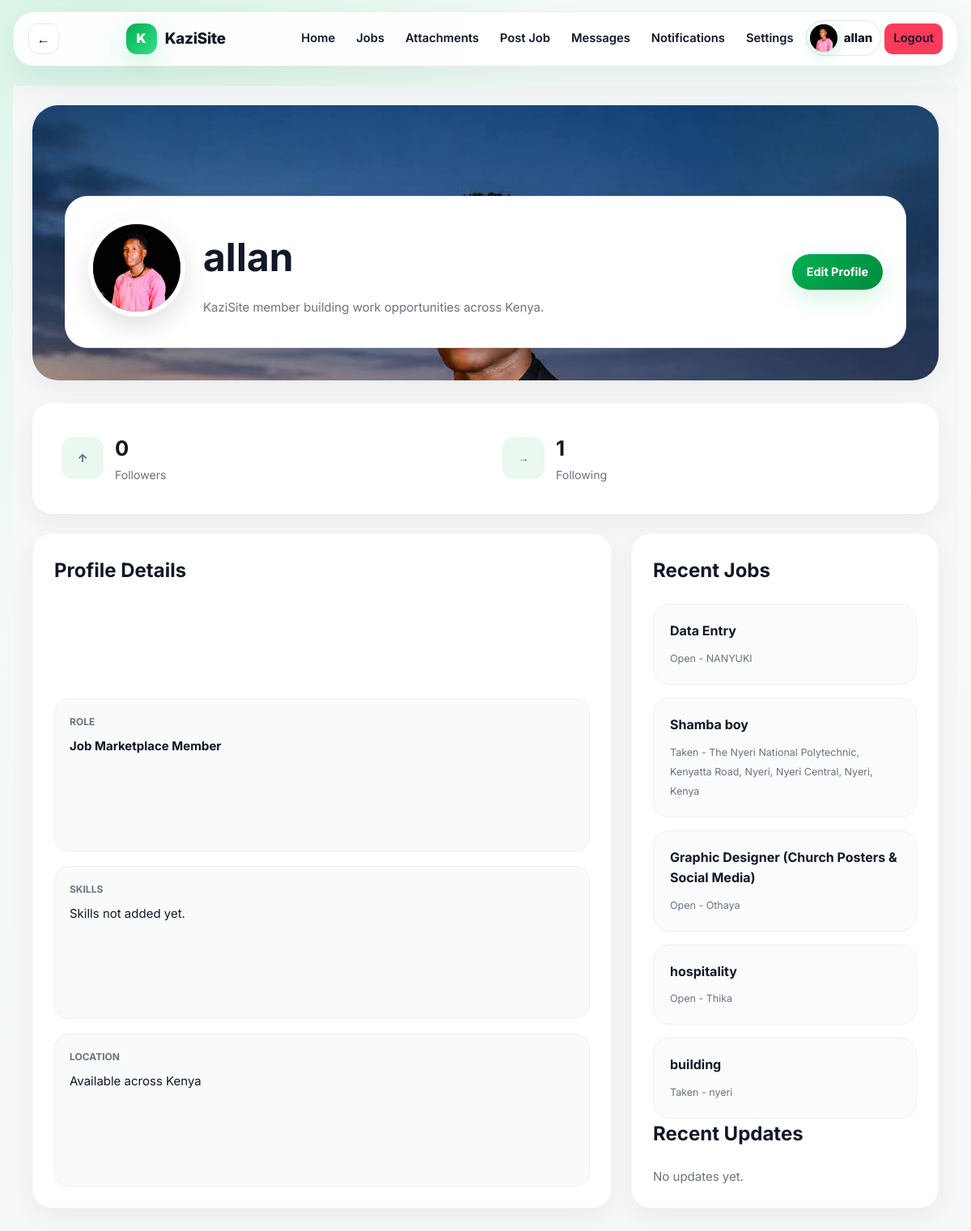
The app's page /profiles/allan/ (signed in) with its own data.
### marketplace/models.py (models this page shows, shortened)
class Profile(models.Model):
    EMPLOYER = 'employer'
    SEEKER = 'seeker'
    ROLE_CHOICES = (
        (EMPLOYER, 'Employer'),
        (SEEKER, 'Job Seeker'),
    )
    user = models.OneToOneField(User, on_delete=models.CASCADE, related_name='profile')
    role = models.CharField(max_length=20, choices=ROLE_CHOICES)
    bio = models.TextField(blank=True)
    skills = models.CharField(max_length=255, blank=True)
    location = models.CharField(max_length=120, blank=True)
    latitude = models.DecimalField(max_digits=9, decimal_places=6, null=True, blank=True)
    longitude = models.DecimalField(max_digits=9, decimal_places=6, null=True, blank=True)
    avatar = models.ImageField(upload_to='profiles/avatars/', blank=True)
    cover_photo = models.ImageField(upload_to='profiles/covers/', blank=True)
    verified = models.BooleanField(default=False)
    online = models.BooleanField(default=False)
    trust_score = models.PositiveIntegerField(default=80)
    resume = models.FileField(upload_to='profiles/resumes/', blank=True)
    created_at = models.DateTimeField(auto_now_add=True)

class Job(models.Model):
    IMMEDIATE = 'immediate'
    SHORT_TERM = 'short_term'
    LONG_TERM = 'long_term'
    PART_TIME = 'part_time'
    FULL_TIME = 'full_time'
    CASUAL = 'casual'
    FREELANCE = 'freelance'
    PROFESSIONAL = 'professional'
    TYPE_CHOICES = (
        (IMMEDIATE, 'Immediate'),
        (SHORT_TERM, 'Short-term'),
        (LONG_TERM, 'Long-term'),
        (PART_TIME, 'Part-time'),
        (FULL_TIME, 'Full-time'),
        (CASUAL, 'Casual'),
        (FREELANCE, 'Freelance'),
        (PROFESSIONAL, 'Professional'),
    )
    OPEN = 'open'
    TAKEN = 'taken'
    CLOSED = 'closed'
    STATUS_CHOICES = (
        (OPEN, 'Open'),
        (TAKEN, 'Taken'),
        (CLOSED, 'Closed'),
    )
    employer = models.ForeignKey(User, on_delete=models.CASCADE, related_name='jobs')
    title = models.CharField(max_length=160)
    description = models.TextField()
    category = models.ForeignKey(Category, on_delete=models.SET_NULL, null=True, related_name='jobs')
    job_type = models.CharField(max_length=30, choices=TYPE_CHOICES)
    salary = models.DecimalField(max_digits=12, decimal_places=2, null=True, blank=True)
    location = models.CharField(max_length=140)
    latitude = models.DecimalField(max_digits=9, decimal_places=6, null=True, blank=True)
    longitude = models.DecimalField(max_digits=9, decimal_places=6, null=True, blank=True)
    resolved_place_name = models.CharField(max_length=255, blank=True)
    deadline = models.DateField(null=True, blank=True)
    required_skills = models.CharField(max_length=255, blank=True)
    contact_information = models.CharField(max_length=160)
    photo = models.ImageField(upload_to='jobs/photos/', blank=True)
    video = models.FileField(upload_to='jobs/videos/', blank=True)
    audio = models.FileField(upload_to='jobs/audio/', blank=True)
    document = models.FileField(upload_to='jobs/documents/', blank=True)
    status = models.CharField(max_length=20, choices=STATUS_CHOICES, default=OPEN)
    taken_by = models.ForeignKey(User, on_delete=models.SET_NULL, null=True, blank=True, related_name='taken_jobs')
    tags = models.CharField(max_length=200, blank=True)
    views = models.PositiveIntegerField(default=0)
    created_at = models.DateTimeField(auto_now_add=True)
    updated_at = models.DateTimeField(auto_now=True)
    class Meta:
        ordering = ['-created_at']
    def get_absolute_url(self):
        return reverse('job_detail', kwargs={'pk': self.pk})

### marketplace/views.py (the view)
# urls.py: path('profiles/<str:username>/', views.profile_detail, name='profile_detail'),
@login_required
def profile_detail(request, username):
    profile_user = get_object_or_404(User.objects.select_related('profile'), username=username)
    jobs = Job.objects.filter(employer=profile_user)
    if request.user != profile_user:
        jobs = jobs.filter(status=Job.OPEN)
    jobs = jobs[:6]
    reviews = Review.objects.filter(reviewed=profile_user).select_related('reviewer')
    updates = profile_user.updates.all()[:5]
    return render(request, 'marketplace/profile.html', {
        'profile_user': profile_user,
        'jobs': jobs,
        'reviews': reviews,
        'updates': updates,
        'is_following': Follow.objects.filter(follower=request.user, followed=profile_user).exists(),
        'update_form': ActivityUpdateForm(),
    })

### marketplace/context_processors.py (called while the page is built)
def alert_badge(request):
    if not request.user.is_authenticated:
        return {'alert_match_count': 0, 'unread_chat_count': 0}
    return {
        'alert_match_count': len(matching_alert_jobs(request.user)),
        'unread_chat_count': unread_chat_message_count(request.user),
    }

### marketplace/views.py (called while the page is built, shortened)
def matching_alert_jobs(user):
    alerts = list(user.job_alerts.filter(active=True).select_related('category'))
    if not alerts:
        return []

def unread_chat_message_count(user):
    return Message.objects.filter(
        conversation__participants=user,
        seen=False,
    ).exclude(sender=user).count()

### templates/marketplace/profile.html (shortened to what this page needs)
{% extends 'marketplace/base.html' %}
{% load static %}
{% block page_css %}
<link rel="stylesheet" href="{% static 'marketplace/css/profile.css' %}">
{% endblock %}
{% block content %}
<main class="profile-page">
    <section
        class="profile-hero"
        {% if profile_user.profile.cover_photo %}
            style="background-image:url('{{ profile_user.profile.cover_photo.url }}')"
        {% endif %}
    >
        <div class="profile-card">
            <div class="profile-top">
                <div class="avatar big">
                    {% if profile_user.profile.avatar %}
                        <img src="{{ profile_user.profile.avatar.url }}" alt="{{ profile_user.username }}">
                    {% else %}
                        {{ profile_user.username|first|upper }}
                    {% endif %}
                </div>
                <div class="profile-info">
                    <h1>
                        {{ profile_user.username }}
                    </h1>
                    <p class="bio">
                        {{ profile_user.profile.bio|default:'KaziSite member building work opportunities across Kenya.' }}
                    </p>
                </div>
            </div>
            <div class="profile-actions">
                {% if user == profile_user %}
                    <a class="btn primary" href="{% url 'edit_profile' %}">Edit Profile</a>
                {% endif %}
            </div>
        </div>
    </section>
    <section class="stats-bar">
        <div class="stat">
            <span class="stat-icon">&uarr;</span>
            <div><strong>{{ profile_user.followers.count }}</strong><span>Followers</span></div>
        </div>
        <div class="stat">
            <span class="stat-icon">&rarr;</span>
            <div><strong>{{ profile_user.following.count }}</strong><span>Following</span></div>
        </div>
    </section>
    <section class="profile-grid">
        <aside class="card trust-card">
            <h2>Profile Details</h2>
            <div class="trust-item">
                <span>Role</span>
                <strong>Job Marketplace Member</strong>
            </div>
            <div class="trust-item">
                <span>Skills</span>
                <p>{{ profile_user.profile.skills|default:'Skills not added yet.' }}</p>
            </div>
            <div class="trust-item">
                <span>Location</span>
                <p>{{ profile_user.profile.location|default:'Available across Kenya' }}</p>
            </div>
        </aside>
        <section class="card main-content">
            <div>
                <h2>Recent Jobs</h2>
                <div class="mini-grid">
                    {% for job in jobs %}
                        <a class="mini-card" href="{{ job.get_absolute_url }}">
                            <strong>{{ job.title }}</strong>
                            <small>{{ job.get_status_display }} - {{ job.location }}</small>
                        </a>
                    {% empty %}
                        <p class="empty">No public jobs yet.</p>
                    {% endfor %}
                </div>
            </div>
            <div>
                <h2 class="section-title">Recent Updates</h2>
                {% for update in updates %}
                    <article class="update">
                        <p>{{ update.body }}</p>
                    </article>
                {% empty %}
                    <p class="empty">No updates yet.</p>
                {% endfor %}
            </div>
        </section>
    </section>
</main>
{% endblock %}

### templates/marketplace/base.html (shortened to what this page needs)
{% load static %}
<!doctype html>
<html lang="en">
<head>
    <link rel="stylesheet" href="{% static 'marketplace/css/base.css' %}">
    {% block page_css %}{% endblock %}
</head>
<body class="{% block body_class %}{% endblock %}">
<div class="app">
    <header class="topbar">
        <button class="back-button" type="button" data-back-button aria-label="Go back">
            <span aria-hidden="true">&larr;</span>
        </button>
        <a class="brand" href="{% if user.is_authenticated %}{% url 'feed' %}{% else %}{% url 'landing' %}{% endif %}">
            <span class="brand-mark">K</span>
            <span class="brand-name">KaziSite</span>
        </a>
        <nav class="nav-links" data-nav-links id="main-nav">
            {% if user.is_authenticated %}
                <a href="{% url 'feed' %}">Home</a>
                <a href="{% url 'find_jobs' %}">Jobs</a>
                <a href="{% url 'attachments' %}">Attachments</a>
                <a href="{% url 'post_job' %}">Post Job</a>
                <a href="{% url 'inbox' %}">Messages</a>
                <a href="{% url 'notifications' %}" class="nav-alert">
                    Notifications
                </a>
                <a href="{% url 'settings' %}">Settings</a>
                <div class="profile-menu" data-profile-menu>
                    <button class="profile-trigger" type="button" aria-label="Open profile menu" aria-expanded="false" data-profile-toggle>
                        <span class="avatar sm">
                            {% if user.profile.avatar %}
                                <img src="{{ user.profile.avatar.url }}" alt="{{ user.username }}">
                            {% else %}
                                {{ user.username|first|upper }}
                            {% endif %}
                        </span>
                        <span class="profile-trigger-name">{{ user.username }}</span>
                    </button>
                </div>
                <a class="btn-danger mobile-logout" href="{% url 'logout' %}">Logout</a>
            {% else %}
                <a href="{% url 'find_jobs' %}">Find Work</a>
                <a href="{% url 'landing' %}#how">How It Works</a>
                <a href="{% url 'login' %}">Login</a>
                <a class="btn btn-primary" href="{% url 'register' %}">Get Started</a>
            {% endif %}
        </nav>
    </header>
    <main class="content">
        {% block content %}{% endblock %}
    </main>
</div>
</body>
</html>

### static/marketplace/css/profile.css (style rules this page uses)
:root { --green:#00b050; --green-dark:#008a3f; --green-soft:#eaf8ef; --text:#111827; --muted:#6b7280; --border:#e5e7eb; --bg:#f5f7f8; --card:#ffffff; --shadow: 0 10px 30px rgba(0,0,0,.05); --radius:22px; }
.profile-page { background:var(--bg); min-height:100vh; padding:24px; }
.profile-hero { position:relative; min-height:340px; border-radius:32px; overflow:hidden; background: linear-gradient( 135deg, #008c3f, #00b050 ); margin-bottom:28px; padding:40px; display:flex; align-items:flex-end; box-shadow:var(--shadow); }
.profile-hero::before { content:""; position:absolute; inset:0; background: radial-gradient(circle at top right, rgba(255,255,255,.12), transparent 25%); }
.profile-card { position:relative; z-index:2; width:100%; background:white; border-radius:28px; padding:28px; display:flex; justify-content:space-between; align-items:center; gap:20px; box-shadow: 0 18px 40px rgba(0,0,0,.12); }
.profile-top { display:flex; align-items:center; gap:22px; }
.avatar.big { width:120px; height:120px; border-radius:50%; background: linear-gradient( 135deg, var(--green), var(--green-dark) ); color:white; display:grid; place-items:center; font-size:2.8rem; font-weight:900; border:6px solid white; box-shadow: 0 12px 30px rgba(0,0,0,.12); flex-shrink:0; overflow:hidden; }
.avatar.big img { width:100%; height:100%; object-fit:cover; }
.profile-info h1 { margin:0; font-size:clamp(2rem,4vw,3rem); color:var(--text); display:flex; align-items:center; gap:10px; flex-wrap:wrap; }
.bio { margin-top:10px; color:var(--muted); line-height:1.7; max-width:700px; }
.profile-actions { display:flex; gap:12px; flex-wrap:wrap; }
.btn { border:none; outline:none; text-decoration:none; padding:14px 20px; border-radius:16px; font-weight:700; cursor:pointer; transition:.22s ease; display:inline-flex; align-items:center; justify-content:center; }
.btn.primary { background: linear-gradient( 135deg, var(--green), var(--green-dark) ); color:white; }
.stats-bar { margin-top:24px; background:white; border-radius:24px; display:grid; grid-template-columns:repeat(2,1fr); gap:10px; padding:20px; box-shadow:var(--shadow); }
.stat { display:flex; align-items:center; gap:14px; padding:16px; border-radius:18px; transition:.2s ease; }
.stat-icon { width:52px; height:52px; border-radius:14px; background:var(--green-soft); color:var(--green); display:grid; place-items:center; font-size:1.2rem; font-weight:800; }
.stat strong { display:block; font-size:1.6rem; color:var(--text); }
.stat span { color:var(--muted); font-size:.88rem; }
.profile-grid { display:grid; grid-template-columns: minmax(0,2fr) minmax(300px,380px); gap:24px; margin-top:24px; }
.card { background:var(--card); border-radius:24px; padding:26px; box-shadow:var(--shadow); border:1px solid rgba(0,0,0,.03); }
.card h2 { margin-top:0; font-size:1.5rem; color:var(--text); margin-bottom:22px; }
.trust-card { display:grid; gap:18px; }
.trust-item { padding:18px; border-radius:18px; background:#f9fbfa; border:1px solid #edf1ef; }
.trust-item span { display:block; font-size:.75rem; font-weight:700; color:var(--muted); text-transform:uppercase; margin-bottom:8px; }
.trust-item p, .trust-item strong { margin:0; color:var(--text); line-height:1.7; }
.mini-grid { display:grid; gap:16px; }
.mini-card { display:block; text-decoration:none; padding:20px; border-radius:20px; border:1px solid #edf1ef; background:#fafcfb; transition:.22s ease; }
.mini-card strong { display:block; margin-bottom:8px; color:var(--text); font-size:1rem; }
.mini-card small { color:var(--muted); }
.empty { color:var(--muted); }

### records on screen
Job: title "Data Entry", status "Open", location "NANYUKI"
Job: title "Shamba boy", status "Taken", location "The Nyeri National Polytechnic, Kenyatta Road, Nyeri, Nyeri Central, Nyeri, Kenya"
Job: title "Graphic Designer (Church Posters & Social Media)", status "Open", location "Othaya"
Job: title "hospitality", status "Open", location "Thika"
Job: title "building", status "Taken", location "nyeri"

### other values on screen
{{ user.username }} "allan"
{{ profile_user.username }} "allan"
{{ profile_user.followers.count }} "0"
{{ profile_user.following.count }} "1"
{{ profile_user.profile.skills|default:'Skills not added yet.' }} "Skills not added yet."
{{ profile_user.profile.location|default:'Available across Kenya' }} "Available across Kenya"
